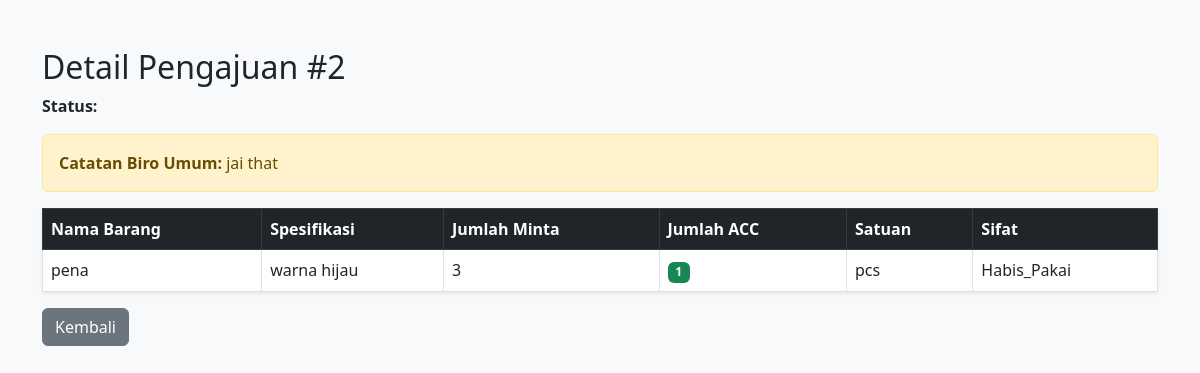
The page /pemohon/detail.php?id=2 (signed in) on the database its author committed.
### tables this page shows
CREATE TABLE `permintaan_barang` (
  `id` int(11) NOT NULL,
  `user_id` int(11) NOT NULL,
  `tanggal_pengajuan` datetime DEFAULT current_timestamp(),
  `status` enum('Pending','Approved_Biro_Umum','Sent_to_Vendor','Confirmed_by_Vendor','Retur','Completed','Rejected') DEFAULT 'Pending',
  `catatan_biro_umum` text DEFAULT NULL,
  `sumber_dana` varchar(100) DEFAULT NULL,
  `vendor_id` int(11) DEFAULT NULL
);

CREATE TABLE `detail_permintaan` (
  `id` int(11) NOT NULL,
  `permintaan_id` int(11) NOT NULL,
  `nama_barang` varchar(200) NOT NULL,
  `spesifikasi` text DEFAULT NULL,
  `jumlah_minta` int(11) NOT NULL,
  `jumlah_approved` int(11) DEFAULT 0,
  `jumlah_vendor` int(11) DEFAULT 0,
  `satuan` varchar(50) NOT NULL,
  `sifat_barang` enum('Habis_Pakai','Tidak_Habis_Pakai') NOT NULL,
  `keterangan` text DEFAULT NULL
);

### pemohon/detail.php (the view, shortened to what this page needs)
<?php
require_once '../config/database.php';
$id = $_GET['id'] ?? null;
$stmt = $pdo->prepare("SELECT * FROM permintaan_barang WHERE id = ? AND user_id = ?");
$stmt->execute([$id, $_SESSION['user_id']]);
$req = $stmt->fetch();
$stmtDetail = $pdo->prepare("SELECT * FROM detail_permintaan WHERE permintaan_id = ?");
$stmtDetail->execute([$id]);
$items = $stmtDetail->fetchAll();
?>
<!DOCTYPE html>
<html lang="id">
<head>
    <link rel="stylesheet" href="https://cdn.jsdelivr.net/npm/bootstrap@5.3.0/dist/css/bootstrap.min.css">
</head>
<body class="bg-light container py-5">
    <h2>Detail Pengajuan #<?= $req['id'] ?></h2>
    <p><strong>Status:</strong> <span class="badge bg-secondary"><?= $req['status'] ?></span></p>
    <?php if (!empty($req['catatan_biro_umum'])): ?>
        <div class="alert alert-warning"><strong>Catatan Biro Umum:</strong> <?= htmlspecialchars($req['catatan_biro_umum']) ?></div>
    <?php endif; ?>
    <table class="table table-bordered bg-white shadow-sm mt-3 align-middle">
        <thead class="table-dark">
            <tr>
                <th>Nama Barang</th>
                <th>Spesifikasi</th>
                <th>Jumlah Minta</th>
                <th>Jumlah ACC</th>
                <th>Satuan</th>
                <th>Sifat</th>
            </tr>
        </thead>
        <tbody>
            <?php foreach ($items as $item): ?>
                <tr>
                    <td><?= htmlspecialchars($item['nama_barang']) ?></td>
                    <td><?= htmlspecialchars($item['spesifikasi'] ?: '-') ?></td>
                    <td><?= $item['jumlah_minta'] ?></td>
                    <td>
                        <?php if ($req['status'] === 'Pending'): ?>
                            <span class="text-muted fst-italic">Masih Pending</span>
                        <?php else: ?>
                            <span class="badge bg-success"><?= $item['jumlah_approved'] ?></span>
                        <?php endif; ?>
                    </td>
                    <td><?= htmlspecialchars($item['satuan']) ?></td>
                    <td><?= htmlspecialchars($item['sifat_barang']) ?></td>
                </tr>
            <?php endforeach; ?>
        </tbody>
    </table>
    <a href="dashboard.php" class="btn btn-secondary">Kembali</a>
</body>
</html>

### rows shown on the page
permintaan_barang: id "2", catatan_biro_umum "jai that"
detail_permintaan: nama_barang "pena", spesifikasi "warna hijau", jumlah_minta "3", jumlah_approved "1", satuan "pcs", sifat_barang "Habis_Pakai"
